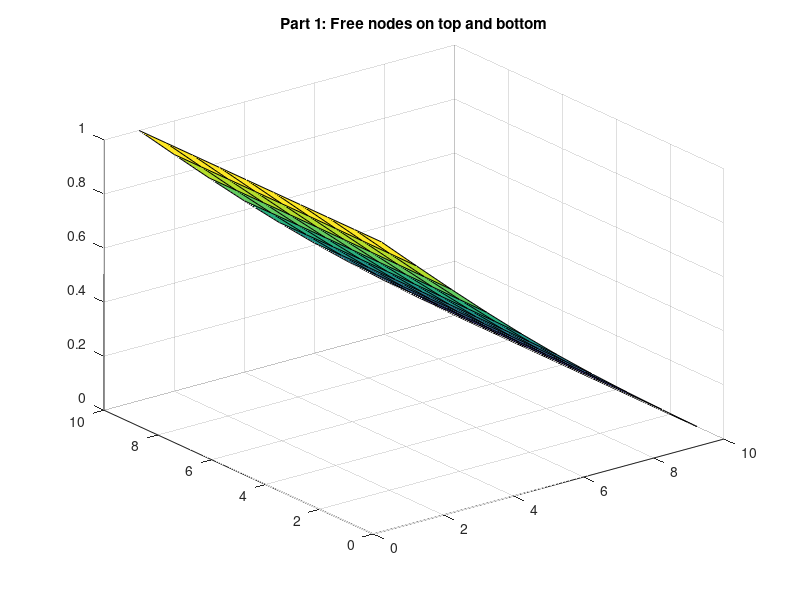
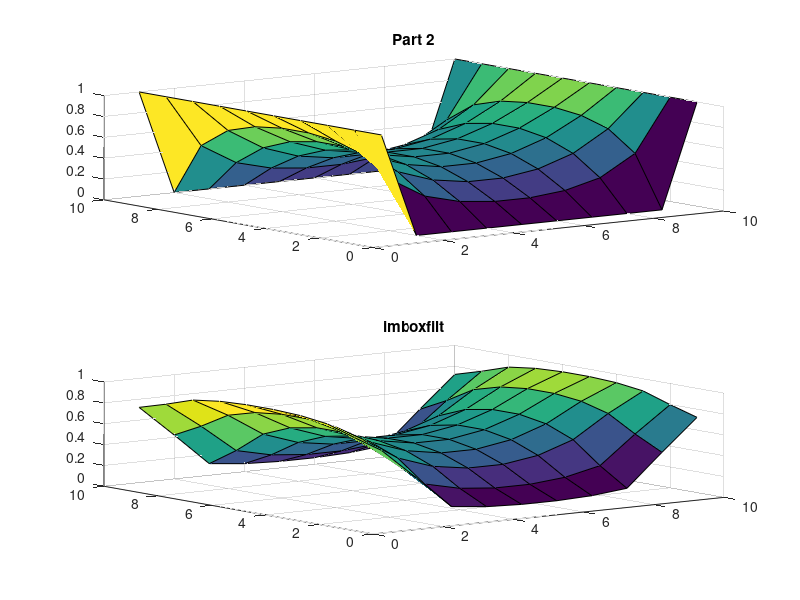
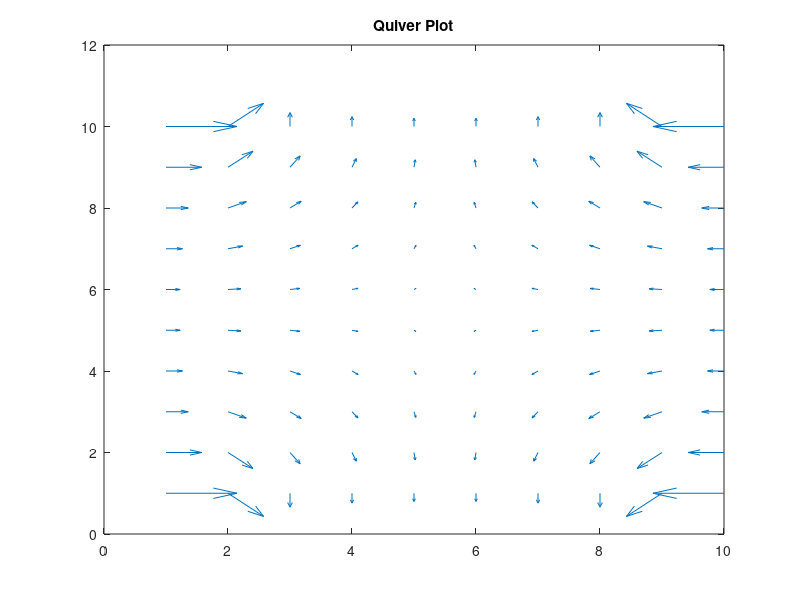

Here is the MATLAB script that generated these plots, in order:

    
    
  
%LAPA
% 
clear 
close all

max_iteration = 100;
nx = 10;
ny = 10;
V = zeros(nx,ny);
V(:,1) = 1; %Set Left BC to be 0
V_new = V;  

x_axis = [1 2 3 4 5 6 7 8 9 10];
y_axis = [1 2 3 4 5 6 7 8 9 10];

for i = 1:max_iteration
    for y = 1:ny
        for x = 2:nx-1
            if y == 1
                V_new(y,x) = V(y+1,x);
            elseif y == ny
                V_new(y,x) = V(y-1,x);
            else
                %V_new(y,x) = 0.25*sum(V(y,x-1) + V(y,x+1) +  V(y-1,x) + V(y+1,x));
                left = V(y,x-1);
                right = V(y,x+1);
                up = V(y-1,x);
                down = V(y+1,x); 
                V_new(y,x) = 0.25*sum([up down left right]);
            end
            
        end
    end
    V = V_new;
    figure(1);
    surf(x_axis,y_axis,V);
    title('Part 1: Free nodes on top and bottom');
    pause(0.001)
end

%% Part 2 - Changing BCs E filed and Vector Field
iteration = 50;
nx = 10;
ny = 10;
v = zeros(nx,ny);
v(:,1) = 1; %left BC to 1
v(:,nx) = 1; %right BC to 1
% v(1,:) = 0;
% v(ny,:) = 0;
v_new = v;

for i = 1:iteration
    for y = 2:ny-1
        for x = 2:nx-1
            left = v(y,x-1);
            right = v(y,x+1);
            up = v(y-1,x);
            down = v(y+1,x); 
            v_new(y,x) = 0.25*sum([up down left right]);
        end
    end
    v = v_new;
    figure(2);
    subplot(2,1,1)
    surf(x_axis,y_axis,v_new);
    title('Part 2');
    
    subplot(2,1,2)
    surf(x_axis,y_axis,imboxfilt(v_new,3));
    title('imboxfilt');

    [X, Y] = gradient(v_new);
    figure(3);
    quiver(x_axis,y_axis,-X,-Y);
    title('Quiver Plot');
    pause(0.001);
end











